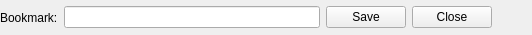
<?xml version="1.0" encoding="UTF-8"?>
<ui version="4.0">
 <class>BookmarkWidget</class>
 <widget class="QWidget" name="BookmarkWidget">
  <property name="geometry">
   <rect>
    <x>0</x>
    <y>0</y>
    <width>532</width>
    <height>35</height>
   </rect>
  </property>
  <property name="windowTitle">
   <string>Form</string>
  </property>
  <layout class="QHBoxLayout" name="horizontalLayout" stretch="0,1,0,0,0">
   <property name="leftMargin">
    <number>0</number>
   </property>
   <property name="topMargin">
    <number>0</number>
   </property>
   <property name="rightMargin">
    <number>0</number>
   </property>
   <property name="bottomMargin">
    <number>0</number>
   </property>
   <item>
    <widget class="QLabel" name="lblBookmark">
     <property name="text">
      <string>Bookmark:</string>
     </property>
    </widget>
   </item>
   <item>
    <widget class="QLineEdit" name="leDescription"/>
   </item>
   <item>
    <widget class="QPushButton" name="pbSave">
     <property name="text">
      <string>Save</string>
     </property>
    </widget>
   </item>
   <item>
    <widget class="QPushButton" name="pbClose">
     <property name="text">
      <string>Close</string>
     </property>
    </widget>
   </item>
   <item>
    <spacer name="horizontalSpacer">
     <property name="orientation">
      <enum>Qt::Horizontal</enum>
     </property>
     <property name="sizeHint" stdset="0">
      <size>
       <width>40</width>
       <height>20</height>
      </size>
     </property>
    </spacer>
   </item>
  </layout>
 </widget>
 <resources/>
 <connections/>
</ui>
